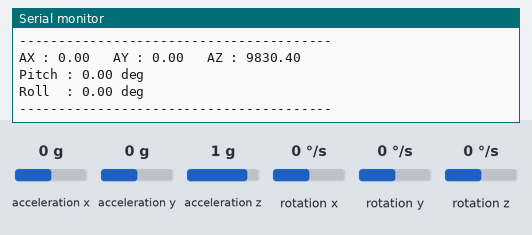
A sketch run on a simulated ESP32. On the bench: the last lines printed to the serial monitor. Inputs (shaded band) come from the test bench; at power-on: acceleration x 0 g, acceleration y 0 g, acceleration z 1 g, rotation x 0 °/s, rotation y 0 °/s, rotation z 0 °/s.

Above: at 1.2 s.
1.3 s: acceleration x set to -1.4 g
At 1.66 s:
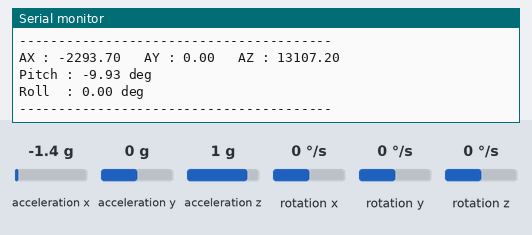
2.8 s: acceleration y set to -1.4 g
At 2.94 s:
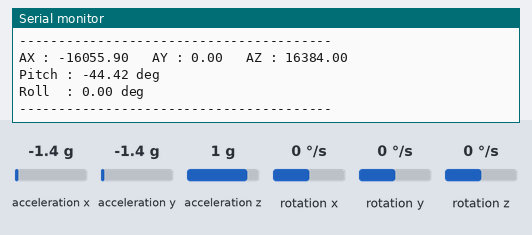
4.3 s: acceleration z set to -1.4 g
At 4.43 s:
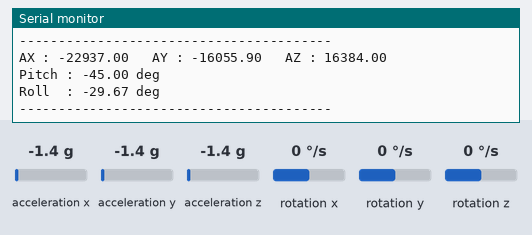
Timing chart, 0 to 7.3 s (numbered marks = the images above; inputs shaded):
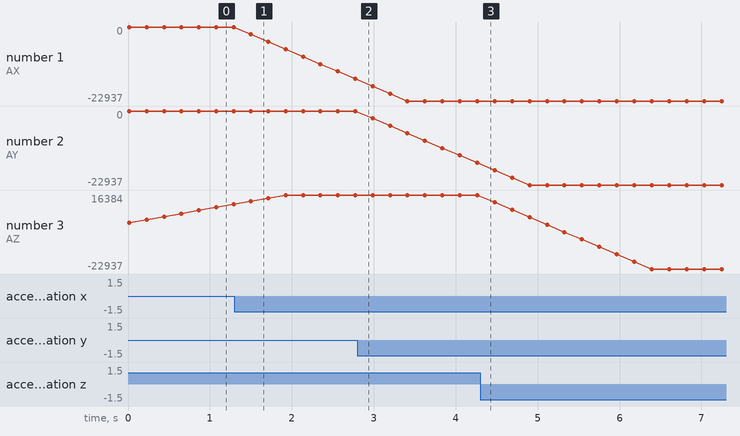

Measured:
- after the input at 1.3 s, the serial monitor: prints a new line after 0.20 s (image 1)
- plotted number 1: 0 → -16055.9 after the input at 1.3 s

The sketch:

Phase-3.4_Angle_Calculation.ino
```cpp
/*
 * Project : Smart Safety Vest
 * Phase   : Phase 03.4 - Pitch & Roll Angle Calculation
 * File    : Phase03_Angle_Calculation.ino
 * Author  : Ajoy Das Team
 * Description:
 * Reads MPU6050 raw accelerometer data,
 * applies Moving Average Filter,
 * calculates Pitch & Roll angles,
 * and displays filtered sensor values.
 */

#include <Wire.h>
#include <MPU6050.h>
#include <math.h>

MPU6050 mpu;

// Raw Values
int16_t ax, ay, az;
int16_t gx, gy, gz;

// Moving Average
const int FILTER_SIZE = 10;

long axBuffer[FILTER_SIZE];
long ayBuffer[FILTER_SIZE];
long azBuffer[FILTER_SIZE];

int indexFilter = 0;

float axFiltered = 0;
float ayFiltered = 0;
float azFiltered = 0;

// Angles
float pitch;
float roll;

void setup()
{
  Serial.begin(115200);

  Wire.begin(21, 22);

  Serial.println();
  Serial.println("========================================");
  Serial.println(" Smart Safety Vest");
  Serial.println(" Phase 03.4 - Angle Calculation");
  Serial.println("========================================");

  mpu.initialize();

  Serial.println("MPU6050 Connected Successfully");
  Serial.println("Moving Average Filter Started");
  Serial.println();
}

void loop()
{
  // Read Sensor
  mpu.getMotion6(&ax, &ay, &az,
                 &gx, &gy, &gz);

  // Store New Sample
  axBuffer[indexFilter] = ax;
  ayBuffer[indexFilter] = ay;
  azBuffer[indexFilter] = az;

  indexFilter++;

  if (indexFilter >= FILTER_SIZE)
    indexFilter = 0;

  // Calculate Average
  long sumAX = 0;
  long sumAY = 0;
  long sumAZ = 0;

  for (int i = 0; i < FILTER_SIZE; i++)
  {
    sumAX += axBuffer[i];
    sumAY += ayBuffer[i];
    sumAZ += azBuffer[i];
  }

  axFiltered = sumAX / (float)FILTER_SIZE;
  ayFiltered = sumAY / (float)FILTER_SIZE;
  azFiltered = sumAZ / (float)FILTER_SIZE;

  // Angle Calculation
  pitch = atan2(
              axFiltered,
              sqrt(ayFiltered * ayFiltered +
                   azFiltered * azFiltered))
          * 180.0 / PI;

  roll = atan2(
             ayFiltered,
             sqrt(axFiltered * axFiltered +
                  azFiltered * azFiltered))
         * 180.0 / PI;

  Serial.println("----------------------------------------");

  Serial.print("AX : ");
  Serial.print(axFiltered);

  Serial.print("   AY : ");
  Serial.print(ayFiltered);

  Serial.print("   AZ : ");
  Serial.println(azFiltered);

  Serial.print("Pitch : ");
  Serial.print(pitch, 2);
  Serial.println(" deg");

  Serial.print("Roll  : ");
  Serial.print(roll, 2);
  Serial.println(" deg");

  Serial.println("----------------------------------------");

  delay(200);
}
```
